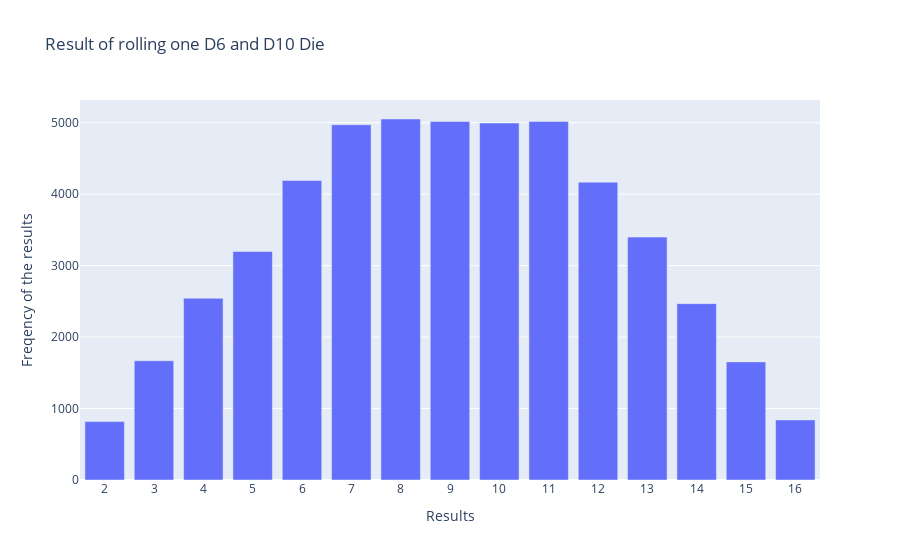

This figure's notebook cell:
### Markdown cell above
Rolling Dice of Different sizes D6 and D10
and saving the figure as HTML file using fig.write_html():

### Code cell
import plotly.express as px

# Create a D6 and D10 Die

die_1 = Die()
die_2 = Die(10)

#Empty list to store the result
results =[]

#Rolling the dice for results
for roll_num in range(50000):
    result = die_1.roll() +die_2.roll()
    results.append(result)

# Analy the results 
frequencies =[]
max_results = die_1.num_sides +die_2.num_sides
poss_results = range(2, max_results+1)

#for loop to analyze the results
for value in poss_results:
    frequency = results.count(value)
    frequencies.append(frequency)

# visualize the results 
title = "Result of rolling one D6 and D10 Die"
labels = {'x':'Results','y':'Freqency of the results'}
fig =px.bar(x=poss_results,y=frequencies,title=title,labels=labels)

#Future cutomize chart
fig.update_layout(xaxis_dtick=1)

#show the bar chart
fig.show()

#Save as HTML file
#fig.write_html('dice_visualization 11-02-2023.html')

### Figure 1 — Plotly figure (JSON) as saved in the notebook; plotly's stock layout.template omitted (floating-point values rounded to 4 significant figures)
{"data": [{"alignmentgroup": "True", "hovertemplate": "Results=%{x}<br>Freqency of the results=%{y}<extra></extra>", "legendgroup": "", "marker": {"color": "#636efa", "pattern": {"shape": ""}}, "name": "", "offsetgroup": "", "orientation": "v", "showlegend": false, "textposition": "auto", "type": "bar", "x": [2, 3, 4, 5, 6, 7, 8, 9, 10, 11, 12, 13, 14, 15, 16], "xaxis": "x", "y": [817, 1668, 2543, 3197, 4193, 4971, 5052, 5017, 4996, 5017, 4168, 3399, 2468, 1653, 841], "yaxis": "y"}], "layout": {"barmode": "relative", "legend": {"tracegroupgap": 0}, "title": {"text": "Result of rolling one D6 and D10 Die"}, "xaxis": {"anchor": "y", "domain": [0, 1], "dtick": 1, "title": {"text": "Results"}}, "yaxis": {"anchor": "x", "domain": [0, 1], "title": {"text": "Freqency of the results"}}}}
